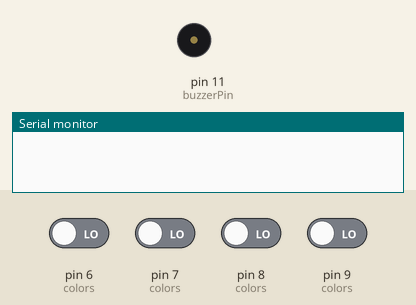
The sketch below on a simulated Arduino Uno, built with avr-gcc and run on an emulated ATmega328P. Parts: buzzer (waves = sounding), the last lines printed to the serial monitor. The test bench sets the inputs (shaded band); at power-on: pin 6 (colors), pin 7 (colors), pin 8 (colors), pin 9 (colors) LOW. Random numbers use the default seed unless the sketch sets one.

Above: at 2.7 s.
2.8 s: pin 6 (colors) driven HIGH
At 5.0 s:
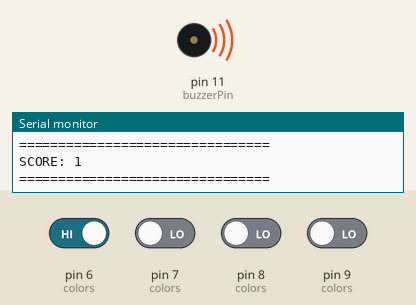
Timing chart, 0 to 8.7 s (numbered marks = the images above; inputs shaded):
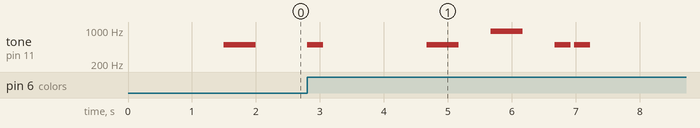

Measured:
- after the input at 2.8 s, tone on pin 11 (buzzerPin): plays 500 Hz for 0.25 s, 500 Hz for 0.50 s, 950 Hz for 0.50 s, 500 Hz for 0.25 s, 500 Hz for 0.25 s, starting at once

The sketch:

simonGame.ino
```cpp
struct Color {
  int buttonPin;
  int ledPin;
  int tone;
};

Color colors[4] = {
  { 6, 2, 500 },  // red
  { 7, 3, 650 },  // yellow
  { 8, 4, 800 },  // blue
  { 9, 5, 950 },  // green
};

const int buzzerPin = 11;

int ledOrder[100];
int playerIndex;
int count = 0;


bool waitforbutton = false;
bool checkSequence = false;

int buttonpressed;


void setup() {
  // put your setup code here, to run once:
  Serial.begin(9600);

  randomSeed(analogRead(A1));

  for (int i = 0; i < 4; i++) {
    pinMode(colors[i].buttonPin, INPUT);
  }

  pinMode(2, OUTPUT);
  pinMode(3, OUTPUT);
  pinMode(4, OUTPUT);
  pinMode(5, OUTPUT);

  for (int f = 0; f < 3; f++)
  {
    for (int i = 0; i < 4; i++) digitalWrite(colors[i].ledPin, HIGH);
    delay(250);
    for (int i = 0; i < 4; i++) digitalWrite(colors[i].ledPin, LOW);
    delay(250);
  }
}

void loop() {
  bool gameOver = false;
  int randomLed = random(0,4);
  ledOrder[count] = randomLed;

  for (int i = 0; i < count + 1; i++)
  {
    digitalWrite(colors[ledOrder[i]].ledPin, HIGH);
    tone(buzzerPin, colors[ledOrder[i]].tone);
    // Serial.println("ledon");
    delay(500);
    noTone(buzzerPin);
    digitalWrite(colors[ledOrder[i]].ledPin, LOW);
    delay(500);
  }

  //while (checkSequence == false)
  //{
      for (int i = 0; i < count + 1; i++)
      {
        buttonpressed = -1;
        while (buttonpressed == -1)
        {
          buttonpressed = checkButton();
        }
        if (buttonpressed != ledOrder[i])
        {
          gameOver = true;
          // Serial.println("Wrong");
          break;
        }
        else
        {
          // Serial.println("Correct");
        }
      }
  // }

  if (gameOver)
  {
    Serial.println("Gameover");
    count = 0;
    endSequence();
    delay(500);
  }
  else
  {
    count++;
    delay(1500);
    // Serial.print("Score:");
    // Serial.println(count);
    // Serial.println("next round");
    displayScoreboard();
  // checkSequence = false;
  }
}

void displayScoreboard()
{
  Serial.println("================================");
  Serial.println("          Simon Game");
  Serial.println("================================");

  Serial.print("SCORE: ");
  Serial.println(count);

  Serial.println("================================");
  Serial.println();
}

void endSequence()
{
  while (true)   // never exits — board is frozen here until you reset/unplug
  {
    for (int i = 0; i < 4; i++) digitalWrite(colors[i].ledPin, HIGH);
    delay(250);
    for (int i = 0; i < 4; i++) digitalWrite(colors[i].ledPin, LOW);
    delay(250);
  }

}

int checkButton()
{

  for (int i = 0; i < 4; i++) {
    if (digitalRead(colors[i].buttonPin) == HIGH) {
      tone(buzzerPin, colors[i].tone);
      delay(250);
      noTone(buzzerPin);
      delay(50);
      return i;   // returns 0-3, matching ledOrder values
    }
  }
  return -1;
}
```
